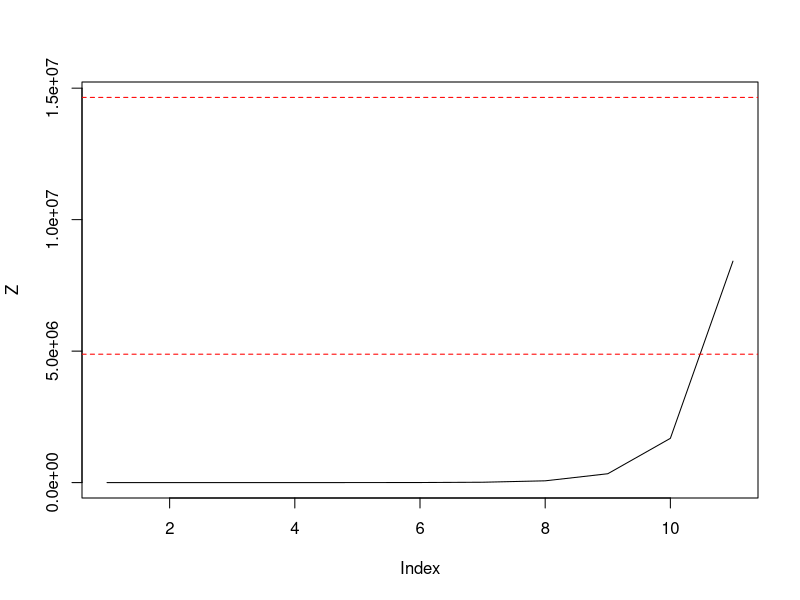
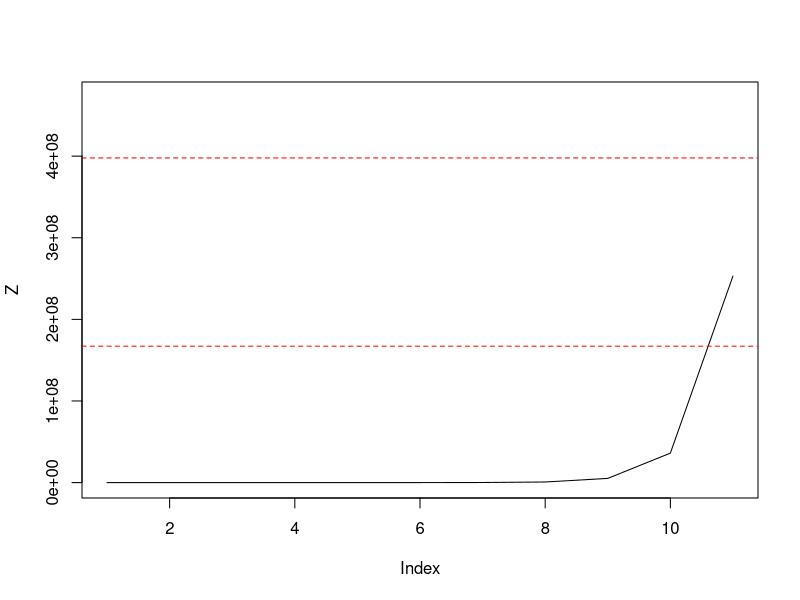
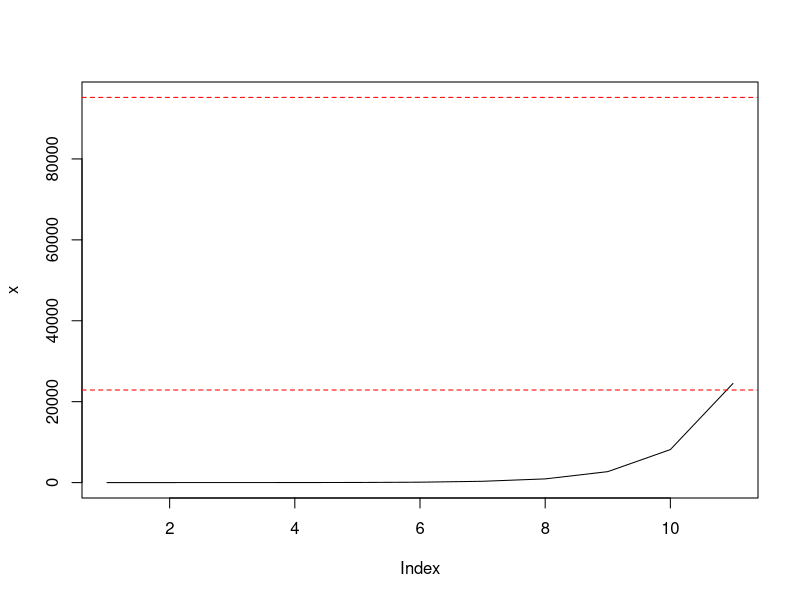
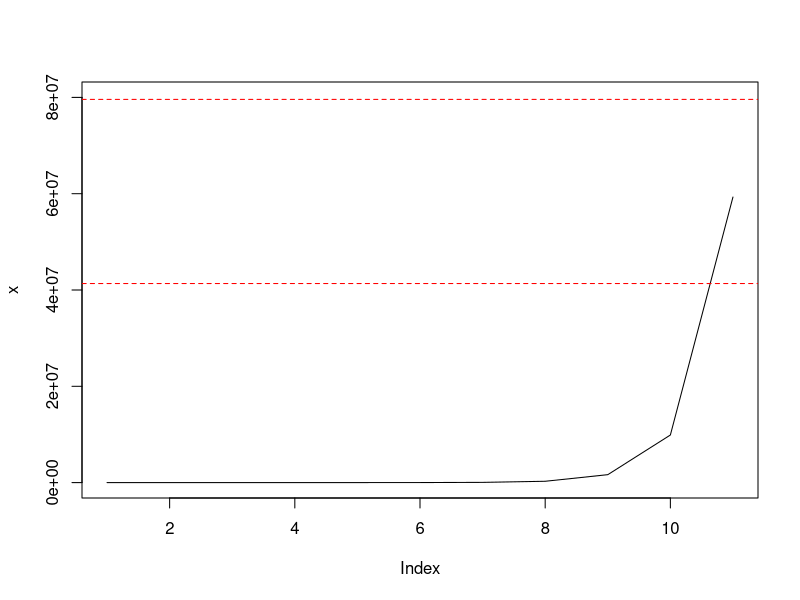
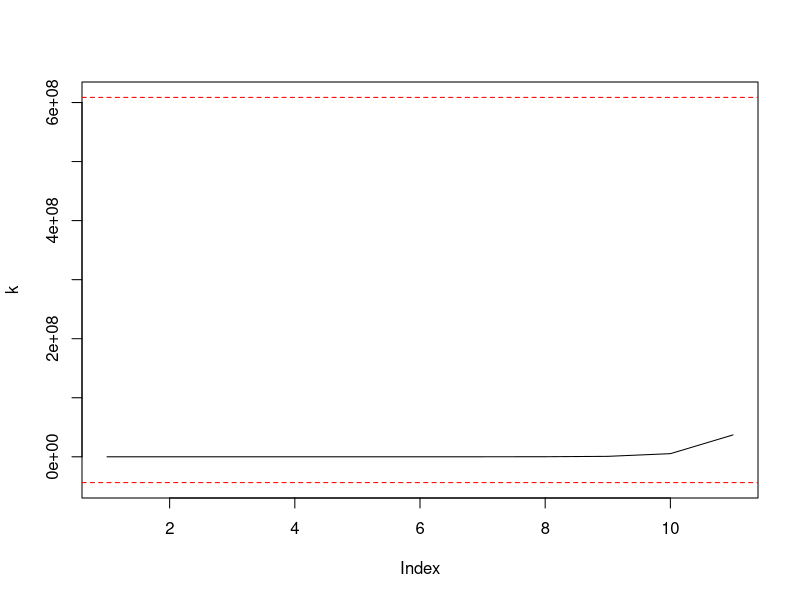
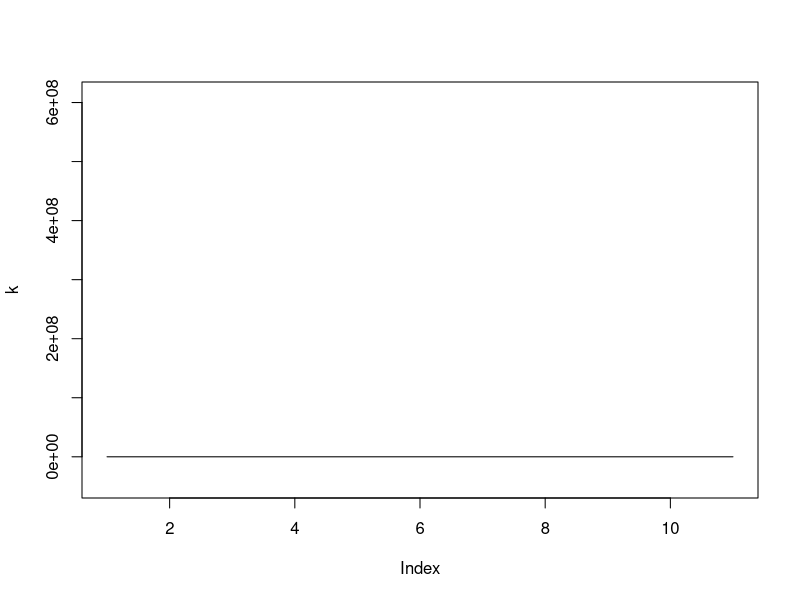
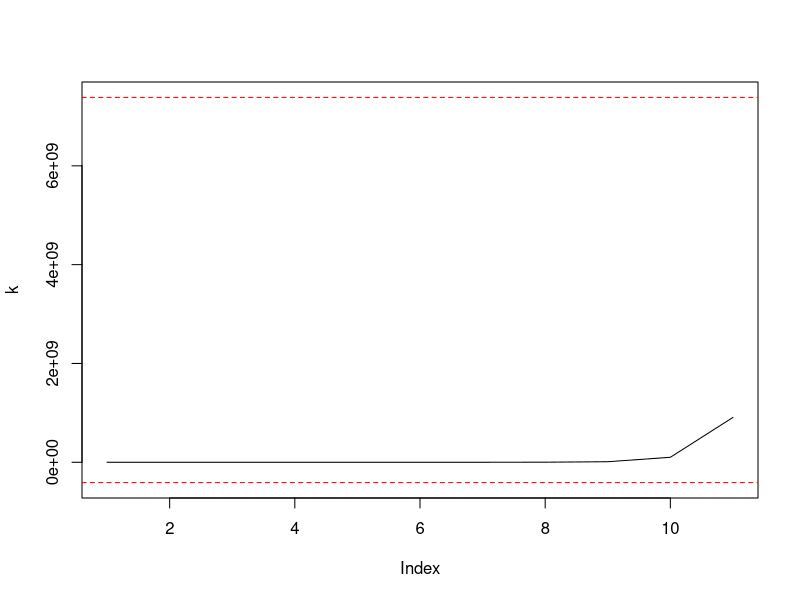
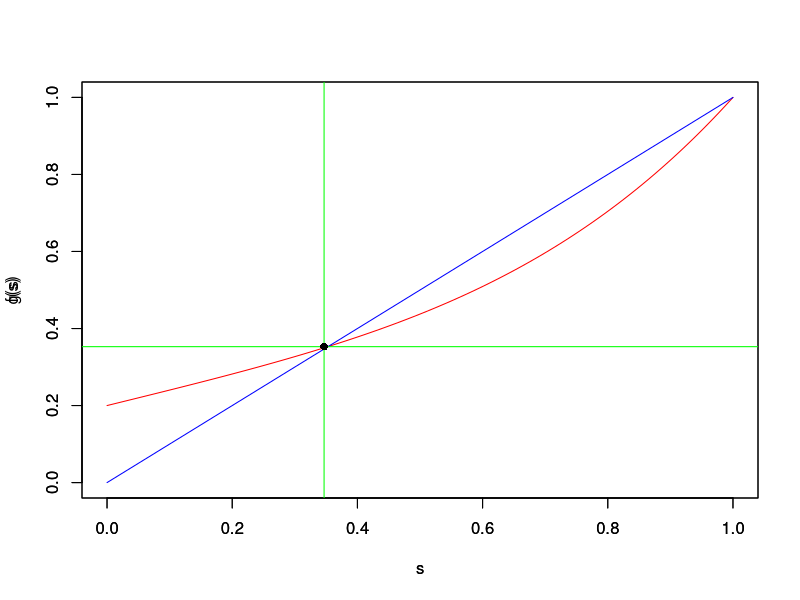

Reproduce these figures in R, in order.
#. Simulate the process with given PMF ( particularly Binomial, Geometric and Poisson)
##expectation - m^n
#variance -m^(n-1)((m^n)-1)((sigma)^2)/m-1
#Poisson
#no.of generation: n=10- simulation
#lamda - rate of producing offspring in a generation
#case1: lambda=5
Z<-1
Z[1] = 1
lambda_1 = 5
N = 11
set.seed(45)
Z[2] = rpois(Z[1],lambda_1)
for (i in 3:N)
{
  if(Z[i-1]==0) {Z[i]=0} else 
  {
    x=rpois(Z[i-1], lambda_1) 
    Z[i] = sum(x)
  }
}
Z

# expected size of each generation
plot(Z, type = "l",ylim=c(0,14648440))
expectation<-(lambda_1)^10
variance<-(((lambda_1)^9)*(((lambda_1)^10)-1)*(lambda_1))/(lambda_1-1)
ul<-expectation+sqrt(variance)
ll<-expectation-sqrt(variance)
abline(h=ll,col="red",lty=2)
abline(h=ul,col="red",lty=2)
expectation
variance
ul
ll

#changing rate
#case2 : lamda=7
Z<-1
Z[1] = 1
lambda_1 =7
N = 11
set.seed(45)
Z[2] = rpois(Z[1],lambda_1)
for (i in 3:N)
{
  if(Z[i-1]==0) {Z[i]=0} else 
  {
    x=rpois(Z[i-1], lambda_1) 
    Z[i] = sum(x)
  }
}
Z

# expected size of each generation
plot(Z, type = "l",ylim=c(0,471954880))
expectation<-(lambda_1)^10
variance<-(((lambda_1)^9)*(((lambda_1)^10)-1)*(lambda_1))/(lambda_1-1)
ul<-expectation+sqrt(variance)
ll<-expectation-sqrt(variance)
abline(h=ll,col="red",lty=2)
abline(h=ul,col="red",lty=2)
expectation
variance
ul
ll

#Binomial
#p=1/4 ylim=c(0,95210)
#p=1/2 ylim=c(0,80000000)
#n-no.of offsprings in a generation p-probability of offsprings
x<-1
x[1] = 1
n = 12# no.of springs
p=1/4
q=1-p
N = 11# 10 generation
x[1] = 1
set.seed(45)
x[2] = rbinom(x[1],n,p)

for (i in 3:N)
{
  if(x[i-1]==0) {x[i]=0} else 
  {
    y=rbinom(x[i-1],n,p ) 
    x[i] = sum(y)
  }
}
x
expectation1<-(n*p)^10
variance1<-(((n*p)^9)*(((n*p)^10)-1)*(n*p*q))/((n*p)-1)
ul1<-expectation1+(sqrt(variance1))
ll1<-expectation1-(sqrt(variance1))
plot(x, type = "l",ylim=c(0,95210))
abline(h=ll1,col="red",lty=2)
abline(h=ul1,col="red",lty=2)
expectation1
variance1
ul1
ll1

#p=1/2
x<-1
x[1] = 1
n = 12# no.of springs
p=1/2
q=1-p
N = 11# 10 generation
x[1] = 1
set.seed(45)
x[2] = rbinom(x[1],n,p)

for (i in 3:N)
{
  if(x[i-1]==0) {x[i]=0} else 
  {
    y=rbinom(x[i-1],n,p ) 
    x[i] = sum(y)
  }
}
x
expectation1<-(n*p)^10
variance1<-(((n*p)^9)*(((n*p)^10)-1)*(n*p*q))/((n*p)-1)
ul1<-expectation1+(sqrt(variance1))
ll1<-expectation1-(sqrt(variance1))
plot(x, type = "l",ylim=c(0,80000000))
abline(h=ll1,col="red",lty=2)
abline(h=ul1,col="red",lty=2)
expectation1
variance1
ul1
ll1

#Geometric
#as p value decreases the rgeom values are different
#p=1/2
#p=1/12
N<-11
k<-1
p<-1/8
k[1]=1
set.seed(45)
k[2]=rgeom(k[1],prob=p)

for (i in 3:N){
  if(k[i-1]==0){k[i]=0}else{
    e<-rgeom(k[i-1],prob=p)
    k[i]=sum(e)
  }
}
k
#mean (1-p)/p
q<-(1-p)/p
expectation2<-((1-p)/p)^10
#variance (1-p)/(p^2)
r<-(1-p)/(p^2)
variance2<-(q^9)*((q^10)-1)*(r)/(q-1)
ul2<-expectation2+sqrt(variance2)
ll2<-expectation2-sqrt(variance2)
plot(k, type = "l",ylim=c(ll2,ul2))
abline(h=ll2,col="red",lty=2)
abline(h=ul2,col="red",lty=2)
expectation2
variance2
ul2
ll2
#p=1/2
N<-11
k<-1
p<-1/2
k[1]=1
set.seed(45)
k[2]=rgeom(k[1],prob=p)

for (i in 3:N){
  if(k[i-1]==0){k[i]=0}else{
    e<-rgeom(k[i-1],prob=p)
    k[i]=sum(e)
  }
}
k
#mean (1-p)/p
q<-(1-p)/p
expectation2<-((1-p)/p)^10
#variance (1-p)/(p^2)
r<-(1-p)/(p^2)
variance2<-(q^9)*((q^10)-1)*(r)/(q-1)
ul2<-expectation2+sqrt(variance2)
ll2<-expectation2-sqrt(variance2)
plot(k, type = "l",ylim=c(-43699080,608649580))
abline(h=ll2,col="red",lty=2)
abline(h=ul2,col="red",lty=2)
expectation2
variance2
ul2
ll2
#p=1/10
N<-11
k<-1
p<-1/10
k[1]=1
set.seed(45)
k[2]=rgeom(k[1],prob=p)

for (i in 3:N){
  if(k[i-1]==0){k[i]=0}else{
    e<-rgeom(k[i-1],prob=p)
    k[i]=sum(e)
  }
}
k
#mean (1-p)/p
q<-(1-p)/p
expectation2<-((1-p)/p)^10
#variance (1-p)/(p^2)
r<-(1-p)/(p^2)
variance2<-(q^9)*((q^10)-1)*(r)/(q-1)
ul2<-expectation2+sqrt(variance2)
ll2<-expectation2-sqrt(variance2)
plot(k, type = "l",ylim=c(ll2,ul2))
abline(h=ll2,col="red",lty=2)
abline(h=ul2,col="red",lty=2)
expectation2
variance2
ul2
ll2



# s v/s G(s)

#example 1
#po=0.2,p1=0.4,p3=0.2,p4=0.2
g=function(s){
  return(0.2+0.4*s+0.2*(s^3)+0.2*(s^4))
}
f=function(s){return(s)}
s=seq(0,1,by=0.01)
plot(s,g(s),ylim=c(0,1),col="red",type="l")
par(new=T)
plot(s,f(s),ylim=c(0,1),col="blue",type="l")

locator()
abline(v=0.3467463,col="green")
abline(h=0.3528926,col="green")
points(0.3467463,0.3528926,pch=16)

#example 2
#p0=0.25,p1=0.25,p2=0,p3=0.25,p4=0.2,p5=0.05
g1=function(s1){
  return(0.25+0.25*s1+0.25*(s1^3)+0.2*(s1^4)+0.05*(s1^5))
}
f1=function(s1){return(s1)}
s1=seq(0,1,by=0.01)
plot(s1,g1(s1),ylim=c(0,1),col="red",type="l")
par(new=T)
plot(s1,f1(s1),ylim=c(0,1),col="blue",type="l")
#abline(h=s, col="blue")
locator()
abline(v=0.3432394,col="green")
abline(h=0.3487603,col="green")
points(0.3432394,0.3487603,pch=16)

#example 3
#p0=0.25,p1=0.75
g2=function(s2){
  return(0.25+0.75*s2)
}
f2=function(s1){return(s2)}
s2=seq(0,1,by=0.01)
plot(s2,g2(s2),ylim=c(0,1),col="red",type="l")
par(new=T)
plot(s2,f2(s2),ylim=c(0,1),col="blue",type="l")
